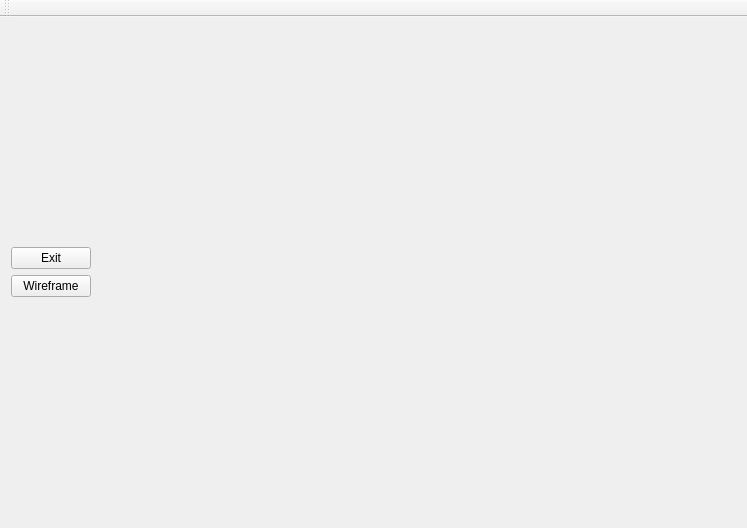
<?xml version="1.0" encoding="UTF-8"?>
<ui version="4.0">
 <class>MainWindow</class>
 <widget class="QMainWindow" name="MainWindow">
  <property name="geometry">
   <rect>
    <x>0</x>
    <y>0</y>
    <width>747</width>
    <height>528</height>
   </rect>
  </property>
  <property name="windowTitle">
   <string>Mesh_Computational_Geometry</string>
  </property>
  <widget class="QWidget" name="centralWidget">
   <layout class="QHBoxLayout" name="horizontalLayout">
    <item>
     <layout class="QVBoxLayout" name="verticalLayout_2">
      <item>
       <layout class="QVBoxLayout" name="verticalLayout">
        <item>
         <widget class="QPushButton" name="pushButton">
          <property name="text">
           <string>Exit</string>
          </property>
         </widget>
        </item>
        <item>
         <widget class="QPushButton" name="pushButton_2">
          <property name="text">
           <string>Wireframe</string>
          </property>
         </widget>
        </item>
       </layout>
      </item>
     </layout>
    </item>
    <item>
     <widget class="GLDisplayWidget" name="widget" native="true">
      <property name="sizePolicy">
       <sizepolicy hsizetype="Expanding" vsizetype="Preferred">
        <horstretch>0</horstretch>
        <verstretch>0</verstretch>
       </sizepolicy>
      </property>
     </widget>
    </item>
   </layout>
  </widget>
  <widget class="QToolBar" name="mainToolBar">
   <attribute name="toolBarArea">
    <enum>TopToolBarArea</enum>
   </attribute>
   <attribute name="toolBarBreak">
    <bool>false</bool>
   </attribute>
  </widget>
 </widget>
 <layoutdefault spacing="6" margin="11"/>
 <customwidgets>
  <customwidget>
   <class>GLDisplayWidget</class>
   <extends>QWidget</extends>
   <header>gldisplaywidget.h</header>
   <container>1</container>
  </customwidget>
 </customwidgets>
 <resources/>
 <connections>
  <connection>
   <sender>pushButton</sender>
   <signal>released()</signal>
   <receiver>MainWindow</receiver>
   <slot>close()</slot>
   <hints>
    <hint type="sourcelabel">
     <x>55</x>
     <y>194</y>
    </hint>
    <hint type="destinationlabel">
     <x>42</x>
     <y>224</y>
    </hint>
   </hints>
  </connection>
  <connection>
   <sender>pushButton_2</sender>
   <signal>released()</signal>
   <receiver>MainWindow</receiver>
   <slot>onButton()</slot>
   <hints>
    <hint type="sourcelabel">
     <x>57</x>
     <y>347</y>
    </hint>
    <hint type="destinationlabel">
     <x>58</x>
     <y>308</y>
    </hint>
   </hints>
  </connection>
 </connections>
 <slots>
  <signal>signal1()</signal>
  <slot>onButton()</slot>
  <slot>slot2()</slot>
 </slots>
</ui>
